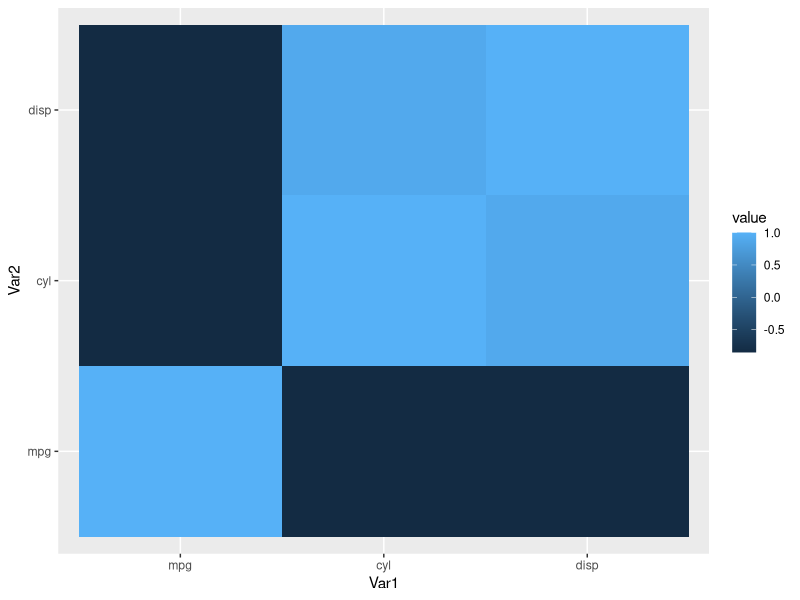
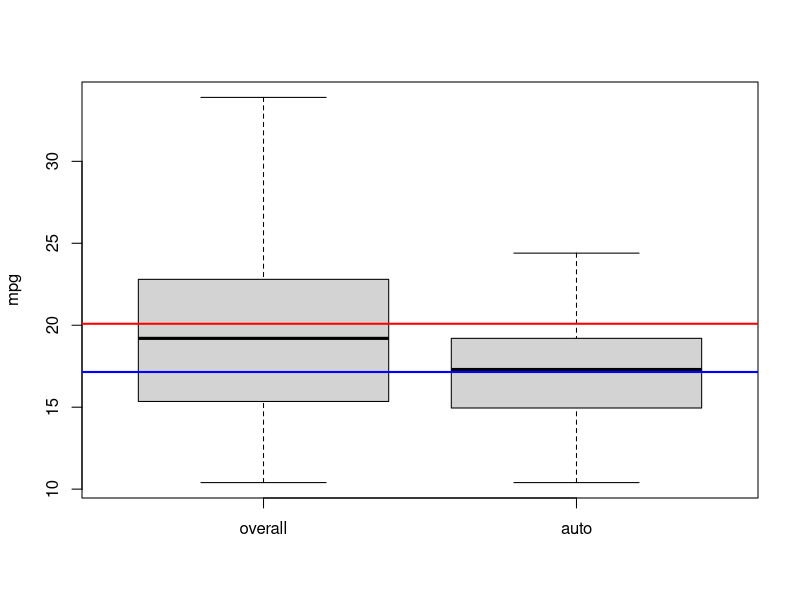

Source code (R) for these figures, in order:
sample(1:10,size = 5)#随机生成1:10的数字，size表示需要多大的范围
sample(c(0,1),10,replace = T)
data("mtcars")
range(mtcars$mpg)#检查数值范围
sd(mtcars$mpg)#标准差
var(mtcars$mpg)#方差
library(ggplot2)
library(reshape2)
qplot(x=Var1,y=Var2,data = melt(cor(mtcars[1:3])),fill=value,geom = "tile")

#二项分布检验
binom.test(x=92,n=315,p=1/6)

#t检验
boxplot(mtcars$mpg,mtcars$mpg[mtcars$am==0],ylab="mpg",names = c("overall","auto"))
abline(h=mean(mtcars$mpg),col="red",lwd=2)
abline(h=mean(mtcars$mpg[mtcars$am==0]),col="blue",lwd=2)
t.test(mtcars$mpg[mtcars$am==0],mu = mean(mtcars$mpg))
